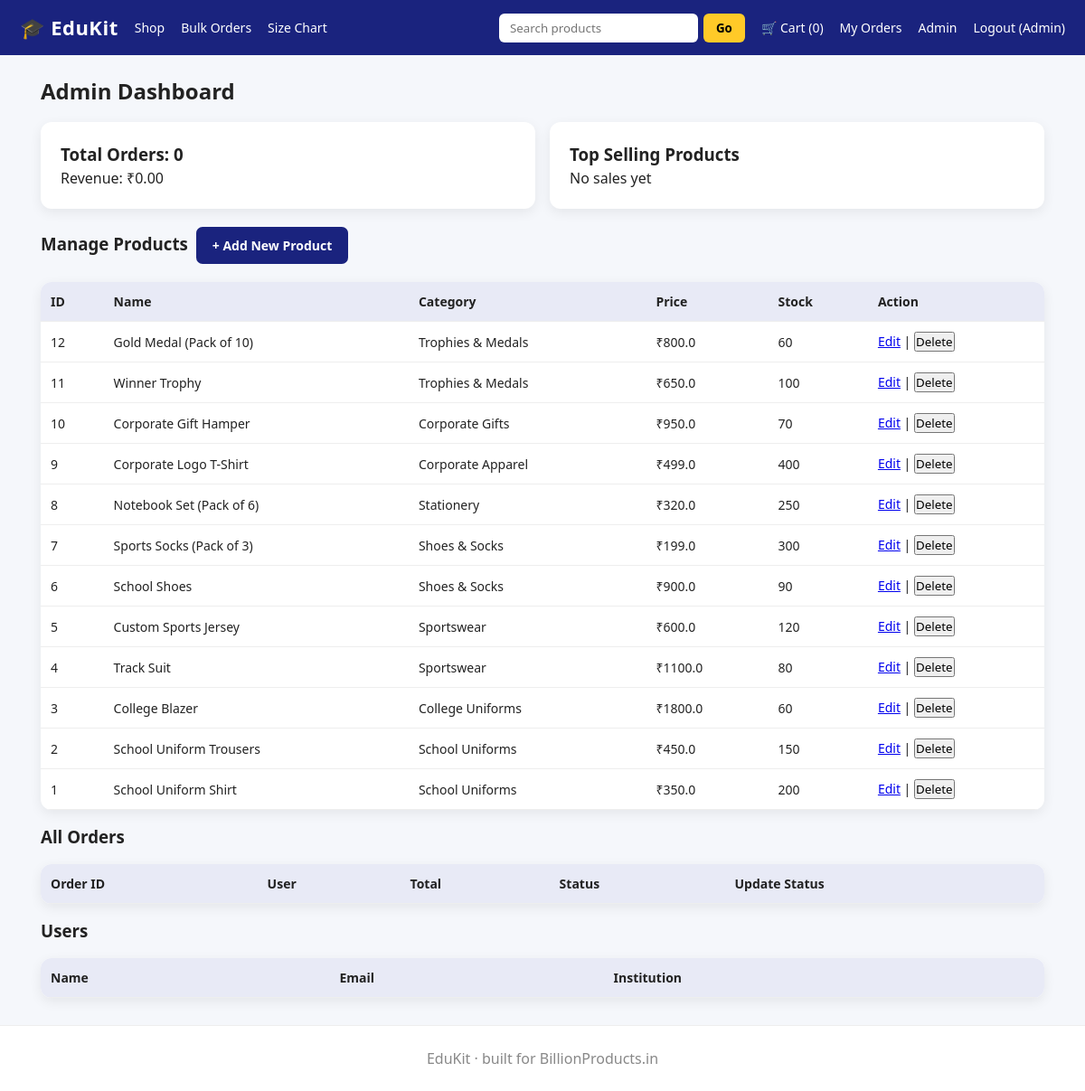
The page /admin (signed in) on the database its author committed.
### tables this page shows
CREATE TABLE products(id INTEGER PRIMARY KEY AUTOINCREMENT, name TEXT, category TEXT,
  description TEXT, price REAL, stock INTEGER, image TEXT DEFAULT '', customizable INTEGER DEFAULT 0);

### app.py (the view)
@app.route('/admin')
@admin_required
def admin():
    stats = q("SELECT COUNT(*) n, COALESCE(SUM(total),0) rev FROM orders WHERE status!='Cancelled'", one=True)
    top = q('SELECT name, SUM(qty) units FROM order_items GROUP BY name ORDER BY units DESC LIMIT 5')
    prods = q('SELECT * FROM products ORDER BY id DESC')
    orders = q('SELECT o.*, u.name uname FROM orders o JOIN users u ON u.id=o.user_id ORDER BY o.id DESC')
    users = q('SELECT * FROM users WHERE is_admin=0')
    return render_template('admin.html', stats=stats, top=top, prods=prods,
                           orders=orders, users=users, statuses=STATUSES)

### app.py (called while the page is built)
def db():
    if 'db' not in g:
        g.db = sqlite3.connect(DB)
        g.db.row_factory = sqlite3.Row
    return g.db

def q(sql, args=(), one=False):
    cur = db().execute(sql, args)
    rows = cur.fetchall()
    db().commit()
    return (rows[0] if rows else None) if one else rows

def admin_required(f):
    @wraps(f)
    def w(*a, **k):
        if not session.get('admin'):
            flash('Admin access only.')
            return redirect(url_for('login'))
        return f(*a, **k)
    return w

@app.context_processor
def inject_cart():
    return {'cart_count': sum(c['qty'] for c in session.get('cart', []))}

### templates/admin.html (shortened to what this page needs)
{% extends 'base.html' %}{% block content %}
<h2>Admin Dashboard</h2>
<div class="grid" style="grid-template-columns: 1fr 1fr;">
  <div class="box">
    <h3>Total Orders: {{ stats.n }}</h3>
    <p>Revenue: ₹{{ '%.2f'|format(stats.rev) }}</p>
  </div>
  <div class="box">
    <h3>Top Selling Products</h3>
    {% for t in top %}<p>{{ t.name }} - {{ t.units }} units</p>{% else %}<p>No sales yet</p>{% endfor %}
  </div>
</div>
<h3>Manage Products <a class="btn" href="/admin/product">+ Add New Product</a></h3>
<table>
<tr><th>ID</th><th>Name</th><th>Category</th><th>Price</th><th>Stock</th><th>Action</th></tr>
{% for p in prods %}
<tr>
<td>{{ p.id }}</td><td>{{ p.name }}</td><td>{{ p.category }}</td><td>₹{{ p.price }}</td><td>{{ p.stock }}</td>
<td>
<a href="/admin/product/{{ p.id }}">Edit</a> |
<form method="post" action="/admin/delete/{{ p.id }}" style="display:inline" onsubmit="return confirm('Delete?')"><button type="submit">Delete</button></form>
</td>
</tr>
{% endfor %}
</table>
<h3>All Orders</h3>
<table>
<tr><th>Order ID</th><th>User</th><th>Total</th><th>Status</th><th>Update Status</th></tr>
</table>
<h3>Users</h3>
<table>
<tr><th>Name</th><th>Email</th><th>Institution</th></tr>
</table>
{% endblock %}

### templates/base.html (shortened to what this page needs)
<!doctype html>
<html lang='en'>
<head>
<link rel='stylesheet' href='/static/css/style.css'>
</head>
<body>
<nav>
  <a class='brand' href='/'>🎓 EduKit</a>
  <a href='/products'>Shop</a><a href='/bulk'>Bulk Orders</a><a href='/size-chart'>Size Chart</a>
  <form class='search' action='/products'><input name='q' placeholder='Search products'><button>Go</button></form>
  <a href='/cart'>🛒 Cart ({{ cart_count }})</a>
  {% if session.uid %}
    <a href='/orders'>My Orders</a>
    {% if session.admin %}<a href='/admin'>Admin</a>{% endif %}
    <a href='/logout'>Logout ({{ session.uname }})</a>
  {% else %}<a href='/login'>Login</a><a href='/register'>Register</a>{% endif %}
</nav>
<main>
{% block content %}{% endblock %}
</main>
<footer>EduKit · built for BillionProducts.in</footer>
</body>
</html>

### static/css/style.css (style rules this page uses)
* { margin:0; padding:0; box-sizing:border-box; font-family: Segoe UI, Arial, sans-serif; }
body { background:#f5f7fb; color:#222; line-height:1.5; }
nav { background:#1a237e; color:#fff; padding:14px 22px; display:flex; gap:18px; align-items:center; flex-wrap:wrap; }
nav .brand { font-weight:800; font-size:22px; letter-spacing:0.5px; }
nav a { color:#fff; text-decoration:none; font-size:14px; }
nav .search { margin-left:auto; display:flex; gap:6px; }
nav .search input { padding:7px 12px; border-radius:6px; border:none; width:220px; }
nav .search button { padding:7px 14px; border:none; background:#ffca28; border-radius:6px; cursor:pointer; font-weight:bold; }
main { max-width:1150px; margin:22px auto; padding:0 20px; min-height:70vh; }
footer { text-align:center; padding:24px; color:#888; margin-top:30px; border-top:1px solid #eee; background:#fff; }
.btn { background:#1a237e; color:#fff; padding:10px 18px; border-radius:7px; text-decoration:none; border:none; cursor:pointer; display:inline-block; margin:4px; font-size:14px; }
.grid { display:grid; grid-template-columns: repeat(auto-fill, minmax(190px,1fr)); gap:16px; margin:16px 0; }
.box { background:#fff; padding:22px; border-radius:12px; box-shadow:0 4px 14px rgba(0,0,0,0.07); max-width:620px; }
table { width:100%; background:#fff; border-collapse:collapse; margin:16px 0; border-radius:12px; overflow:hidden; box-shadow:0 4px 14px rgba(0,0,0,0.07); }
table th, table td { padding:11px; border-bottom:1px solid #eee; text-align:left; font-size:14px; }
table th { background:#e8eaf6; font-weight:700; }

### rows shown on the page
products: id "12", name "Gold Medal (Pack of 10)", category "Trophies & Medals", price "800.0", stock "60"
products: id "11", name "Winner Trophy", category "Trophies & Medals", price "650.0", stock "100"
products: id "10", name "Corporate Gift Hamper", category "Corporate Gifts", price "950.0", stock "70"
products: id "9", name "Corporate Logo T-Shirt", category "Corporate Apparel", price "499.0", stock "400"
products: id "8", name "Notebook Set (Pack of 6)", category "Stationery", price "320.0", stock "250"
products: id "7", name "Sports Socks (Pack of 3)", category "Shoes & Socks", price "199.0", stock "300"
products: id "6", name "School Shoes", category "Shoes & Socks", price "900.0", stock "90"
products: id "5", name "Custom Sports Jersey", category "Sportswear", price "600.0", stock "120"
products: id "4", name "Track Suit", category "Sportswear", price "1100.0", stock "80"
products: id "3", name "College Blazer", category "College Uniforms", price "1800.0", stock "60"
products: id "2", name "School Uniform Trousers", category "School Uniforms", price "450.0", stock "150"
products: id "1", name "School Uniform Shirt", category "School Uniforms", price "350.0", stock "200"

### other values the page prints
{{ cart_count }} "0"
{{ session.uname }} "Admin"
{{ stats.n }} "0"
{{ '%.2f'|format(stats.rev) }} "0.00"
